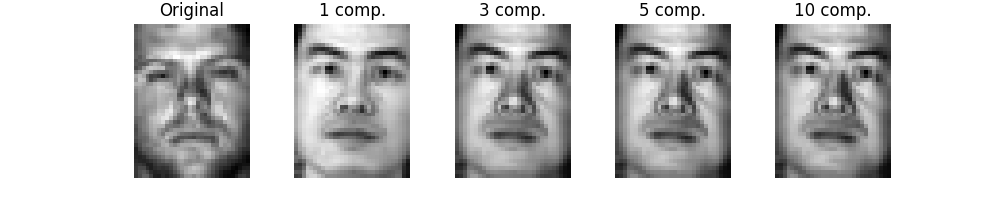
#> input picture output/reconstruction_examples.png, 1000 x 200 px, given as the content of the folder ./Faces/Train, which was not available
$ python eigenFaces.py
#> lines starting #> are read from the running program, lines starting #| are printed output that depends on the picture; pictures that were not available may be replaced by others from this repository, and a replacement may not be noted
import os
import re
from collections import defaultdict
from dataclasses import dataclass
from typing import Dict, List

import cv2 as cv
import numpy as np
import matplotlib.pyplot as plt
from pathlib import Path


@dataclass
class Space:
    """Represents a face space containing data for face reconstruction."""
    eigenvalues: np.ndarray
    eigenvectors: np.ndarray
    mean: np.ndarray


def load_images(dir_path: str) -> Dict[str, List[np.ndarray]]:
    """Load and parse face images from the given directory."""
    images = defaultdict(list)
    for filename in os.listdir(dir_path):
        img_path = os.path.join(dir_path, filename)
        img = cv.cvtColor(cv.imread(img_path), cv.COLOR_BGR2GRAY)

        # Extract person_id from filename (format: person_id_illumination_id.jpg)
        person_id = filename.split('_')[0]
        images[person_id].append(img)

    return images


def learn_space(images: List[np.ndarray], num_components: int) -> Space:
    """Learn the eigenface space for a set of images."""
    # Flatten images and stack them
    flattened = np.array([img.ravel() for img in images])
    mean_face = flattened.mean(axis=0)

    # Center the data
    centered = flattened - mean_face

    # Compute eigenvectors using SVD for efficiency
    A = centered.T
    _, s, vh = np.linalg.svd(A.T @ A)
    eigenvectors = (A @ vh.T)[:, :num_components]

    # Normalize eigenvectors
    eigenvectors /= np.linalg.norm(eigenvectors, axis=0)

    return Space(
        eigenvalues=s[:num_components],
        eigenvectors=eigenvectors,
        mean=mean_face
    )


def reconstruct(image: np.ndarray, space: Space) -> np.ndarray:
    """Reconstruct an image using the given face space."""
    vec = image.ravel()
    weights = space.eigenvectors.T @ (vec - space.mean)
    reconstruction = space.eigenvectors @ weights + space.mean
    return reconstruction.reshape(image.shape)


def compute_error(original: np.ndarray, reconstruction: np.ndarray) -> float:
    """Compute reconstruction error between original and reconstructed images."""
    return np.linalg.norm((original.ravel() - reconstruction.ravel()) / 255)


def train(train_path: str, num_components: int = 6) -> Dict[str, Space]:
    """Train eigenface spaces for each person."""
    dataset = load_images(train_path)
    return {
        person_id: learn_space(images, num_components)
        for person_id, images in dataset.items()
    }


def predict(image: np.ndarray, spaces: Dict[str, Space]) -> str:
    """Predict the person ID for a given test image."""
    min_error = float('inf')
    best_person = None

    for person_id, space in spaces.items():
        reconstructed = reconstruct(image, space)
        error = compute_error(image, reconstructed)

        if error < min_error:
            min_error = error
            best_person = person_id

    return best_person


def evaluate(spaces: Dict[str, Space], test_path: str) -> float:
    """Evaluate the classifier on test images."""
    test_images = load_images(test_path)
    correct = 0
    total = 0

    for true_id, images in test_images.items():
        for image in images:
            predicted_id = predict(image, spaces)
            if predicted_id == true_id:
                correct += 1
            total += 1

    return correct / total


def plot_eigenvalue_spectrum(eigenvalues: np.ndarray, save_path: str = None):
    """Plot the eigenvalue spectrum to help choose number of components."""
    plt.figure(figsize=(10, 5))
    cumulative_variance = np.cumsum(eigenvalues) / np.sum(eigenvalues)

    plt.subplot(1, 2, 1)
    plt.plot(eigenvalues[:20], 'bo-')
    plt.title('Top 20 Eigenvalues')
    plt.xlabel('Component Index')
    plt.ylabel('Eigenvalue')

    plt.subplot(1, 2, 2)
    plt.plot(cumulative_variance[:20], 'ro-')
    plt.title('Cumulative Variance Explained')
    plt.xlabel('Number of Components')
    plt.ylabel('Cumulative Variance Ratio')

    if save_path:
        plt.savefig(save_path)
    plt.close()


def visualize_all_reconstructions(spaces: Dict[str, Space], test_images: Dict[str, List[np.ndarray]],
                                components_list: List[int], save_path: str = None):
    """Visualize face reconstructions for all people with different numbers of components."""
    num_people = len(spaces)
    n_comps = len(components_list) + 1  # +1 for original image

    plt.figure(figsize=(2*n_comps, 2*num_people))

    for person_idx, (person_id, space) in enumerate(sorted(spaces.items())):
        # Get first test image for this person
        test_image = test_images[person_id][0]

        # Original image
        plt.subplot(num_people, n_comps, person_idx * n_comps + 1)
        plt.imshow(test_image, cmap='gray')
        if person_idx == 0:
            plt.title('Original')
        plt.ylabel(f'Person {person_id}')
        plt.axis('off')

        # Reconstructions with different numbers of components
        for comp_idx, num_comp in enumerate(components_list, 2):
            reduced_space = Space(
                eigenvalues=space.eigenvalues[:num_comp],
                eigenvectors=space.eigenvectors[:, :num_comp],
                mean=space.mean
            )
            reconstructed = reconstruct(test_image, reduced_space)

            plt.subplot(num_people, n_comps, person_idx * n_comps + comp_idx)
            plt.imshow(reconstructed, cmap='gray')
            if person_idx == 0:
                plt.title(f'{num_comp} comp.')
            plt.axis('off')

    plt.tight_layout()
    if save_path:
        plt.savefig(save_path)
    plt.close()


def analyze_dimensionality_effect(train_path: str, test_path: str,
                                max_components: int = 20) -> Dict[int, float]:
    """Analyze the effect of dimensionality on classification accuracy."""
    results = {}
    for n_components in range(1, max_components + 1):
        spaces = train(train_path, num_components=n_components)
        accuracy = evaluate(spaces, test_path)
        results[n_components] = accuracy
    return results


def plot_dimensionality_analysis(results: Dict[int, float], save_path: str = None):
    """Plot the relationship between number of components and accuracy."""
    components = list(results.keys())
    accuracies = list(results.values())

    plt.figure(figsize=(10, 5))
    plt.plot(components, accuracies, 'go-')
    plt.title('Classification Accuracy vs Number of Components')
    plt.xlabel('Number of Components')
    plt.ylabel('Classification Accuracy')
    plt.grid(True)

    if save_path:
        plt.savefig(save_path)
    plt.close()


# Update the main function to use the new visualization
def main():
    """Main function to train, evaluate, and analyze the eigenfaces classifier."""
    train_path = os.path.join(".", "Faces", "Train")
    test_path = os.path.join(".", "Faces", "Test")

    # Create output directory for plots
    output_dir = Path("./output")
    output_dir.mkdir(exist_ok=True)

    # Analyze dimensionality effect
    print("Analyzing dimensionality effect...")
    results = analyze_dimensionality_effect(train_path, test_path)
#> results = 20 items
    plot_dimensionality_analysis(results, output_dir / "dimensionality_analysis.png")
#> in plot_dimensionality_analysis, `components = list(results.keys())`: components = [1, 2, 3, 4, 5, 6, 7, 8, 9, 10, 11, 12, 13, 14, 15, 16, 17, 18, 19, 20]
#> in plot_dimensionality_analysis, `accuracies = list(results.values())`: accuracies = [0, 0, 0, 0, 0, 0, 0, 0, 0, 0, 0, 0, 0, 0, 0, 0, 0, 0, 0, 0]
#> in plot_dimensionality_analysis, `plt.savefig(save_path)`:
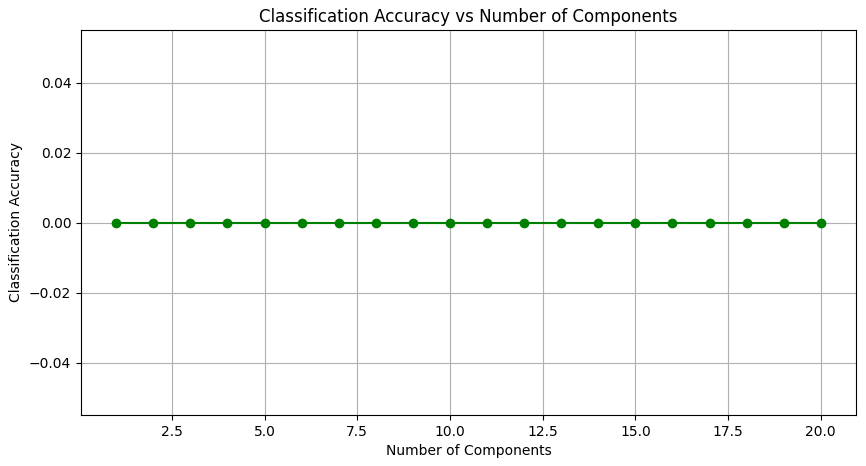
#> figure drawn by matplotlib, 1 panel

    # Train with optimal number of components
    optimal_components = max(results.items(), key=lambda x: x[1])[0]
#> optimal_components = 1
    print(f"\nOptimal number of components: {optimal_components}")
#| Optimal number of components: 1

    spaces = train(train_path, num_components=optimal_components)
#> spaces = 1 item

    # Plot eigenvalue spectrum for one person
    first_person_space = next(iter(spaces.values()))
    plot_eigenvalue_spectrum(first_person_space.eigenvalues,
                           output_dir / "eigenvalue_spectrum.png")
#> in plot_eigenvalue_spectrum, `plt.savefig(save_path)`:
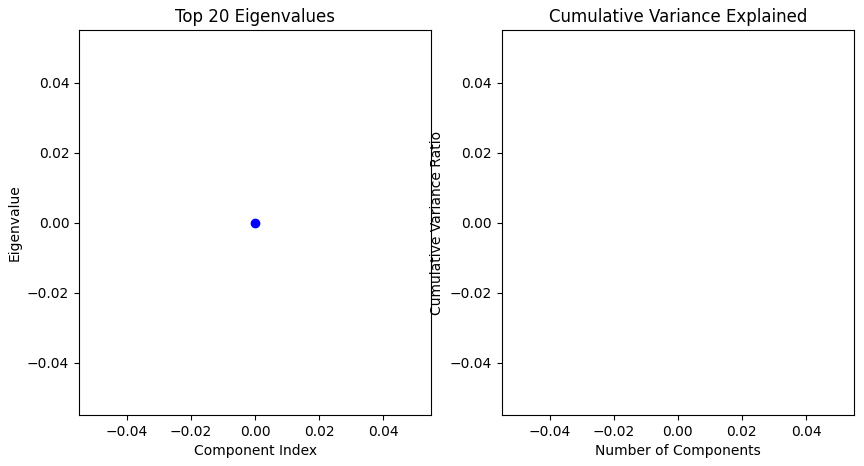
#> figure drawn by matplotlib, 2 panels

    # Visualize reconstructions for all people
    test_images = load_images(test_path)
#> test_images = 1 item
    visualize_all_reconstructions(spaces, test_images,
                                [1, 3, 5, 10],
                                output_dir / "all_reconstructions.png")
#> in visualize_all_reconstructions, `num_people = len(spaces)`: num_people = 1
#> the loop in visualize_all_reconstructions, `for person_idx, (person_id, space) in enumerate(sorted(spaces.items())):` made 1 pass
#> (person_idx, person_id) on pass 1: (0, 'reconstruction')
#> in visualize_all_reconstructions, `plt.savefig(save_path)`:
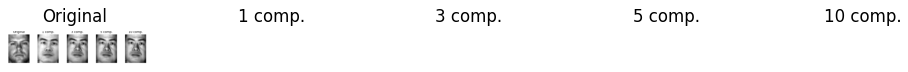
#> figure drawn by matplotlib, 5 panels

    # Final evaluation
    accuracy = evaluate(spaces, test_path)
#> accuracy = 0
    print(f"\nFinal classification accuracy: {accuracy * 100:.2f}%")
#| Final classification accuracy: 0.00%


if __name__ == "__main__":
    main()
